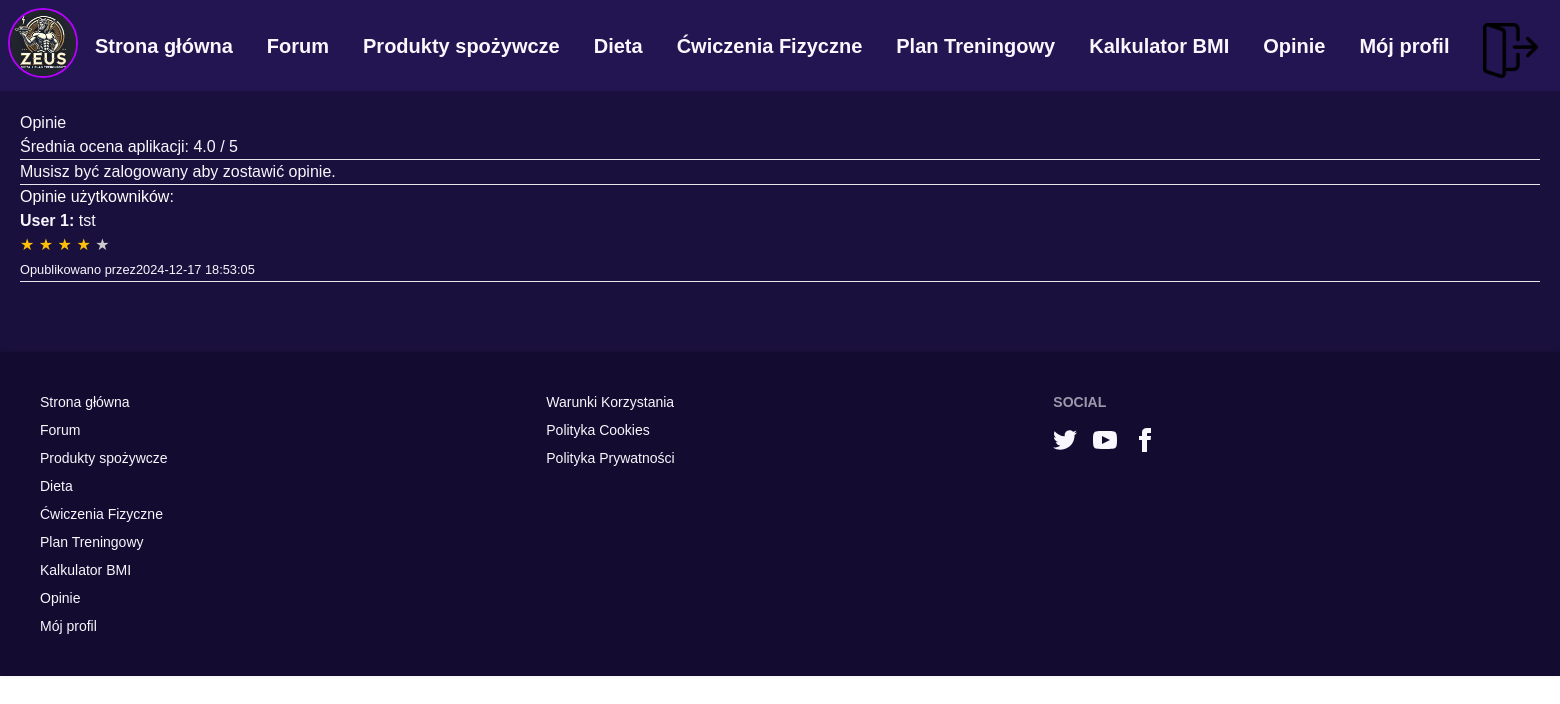
Before: /opinions with the older database file.
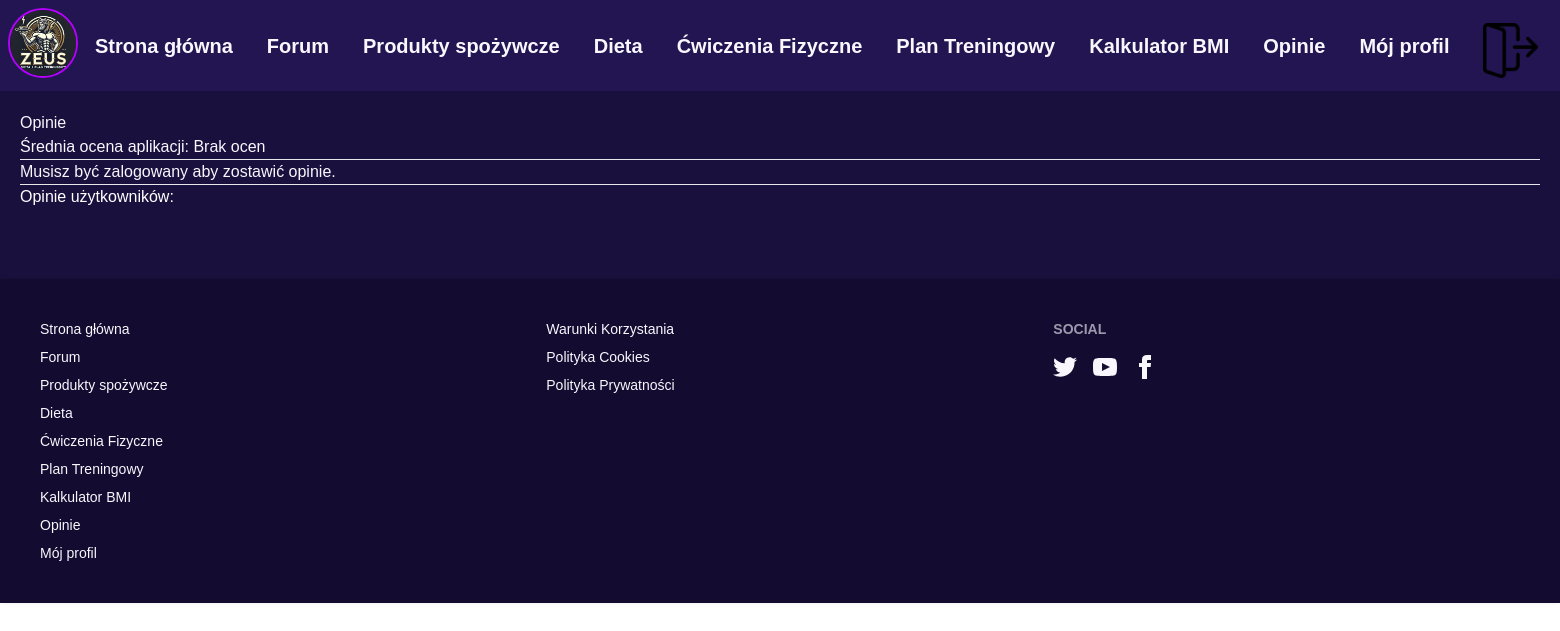
After: the same page with the newer database file.
### models.py (models this page shows)
class Review(db.Model):
    __tablename__ = 'review'
    id = db.Column(db.Integer, primary_key=True)
    user_id = db.Column(db.Integer, db.ForeignKey('user.id'), nullable=False)
    content = db.Column(db.Text, nullable=False)
    rating = db.Column(db.Integer, nullable=False)
    created_at = db.Column(db.DateTime, default=db.func.current_timestamp())

### app.py (the view, shortened to what this page needs)
@app.route('/opinions', methods=['GET', 'POST'])
def opinions():
    reviews = Review.query.order_by(Review.created_at.desc()).all()
    average_rating = db.session.query(func.avg(Review.rating)).scalar()
    average_rating = round(average_rating, 1) if average_rating else None
    return render_template('opinie.html', reviews=reviews, average_rating=average_rating)

### templates/opinie.html (shortened to what this page needs)
{% extends 'base.html' %}
{% block content %}
<h1>Opinie</h1>
<div>
    <h2>Średnia ocena aplikacji:
        {% if average_rating %}
            {{ average_rating }} / 5
        {% else %}
            Brak ocen
        {% endif %}
    </h2>
</div>
<hr>
{% if current_user.is_authenticated %}
<h3>Zostaw opinie o aplikacji</h3>
<form method="POST" action="/opinions">
    <textarea name="content" rows="3" placeholder="Write your opinion here..." required></textarea>
    <div class="rating">
        <input type="radio" id="star5" name="rating" value="5" required>
        <label for="star5" title="5 stars">★</label>
        <input type="radio" id="star4" name="rating" value="4">
        <label for="star4" title="4 stars">★</label>
        <input type="radio" id="star3" name="rating" value="3">
        <label for="star3" title="3 stars">★</label>
        <input type="radio" id="star2" name="rating" value="2">
        <label for="star2" title="2 stars">★</label>
        <input type="radio" id="star1" name="rating" value="1">
        <label for="star1" title="1 star">★</label>
    </div>
    <button type="submit" class="btn glass">Zatwierdzi</button>
</form>
{% else %}
<p>Musisz być <a href="/login">zalogowany</a> aby zostawić opinie.</p>
{% endif %}
<hr>
<h3>Opinie użytkowników:</h3>
{% for review in reviews %}
<div class="review">
    <p><strong>User {{ review.user_id }}:</strong> {{ review.content }}</p>
    <p class="stars">
        {% for i in range(1, 6) %}
            {% if i <= review.rating %}
                <span style="color: #ffc107;">★</span>
            {% else %}
                <span style="color: #ccc;">★</span>
            {% endif %}
        {% endfor %}
    </p>
    <p><small>Opublikowano przez{{ review.created_at }}</small></p>
</div>
<hr>
{% endfor %}
{% endblock %}

### templates/base.html (shortened to what this page needs)
<!DOCTYPE html>
<html lang="en">
<head>
    <link rel="stylesheet" href="/static/style.css">
    <link href="https://cdn.jsdelivr.net/npm/daisyui@4.12.22/dist/full.min.css" rel="stylesheet" type="text/css" />
    <script src="https://cdn.tailwindcss.com"></script>
</head>
    <body data-theme="synthwave">
    <div class="navbar bg-neutral text-neutral-content" data-theme="synthwave">
        <img src="/static/images/logo.webp" alt="logo" class="logo">
        <button class="btn btn-ghost text-xl"><a href="/">Strona główna</a></button>
        <button class="btn btn-ghost text-xl"><a href="/forum">Forum</a></button>
        <button class="btn btn-ghost text-xl"><a href="/products">Produkty spożywcze</a></button>
        <button class="btn btn-ghost text-xl"><a href="/diets">Dieta</a></button>
        <button class="btn btn-ghost text-xl"><a href="/exercises">Ćwiczenia Fizyczne</a></button>
        <button class="btn btn-ghost text-xl"><a href="/plan">Plan Treningowy</a></button>
        <button class="btn btn-ghost text-xl"><a href="/bmi">Kalkulator BMI</a></button>
        <button class="btn btn-ghost text-xl"><a href="/opinions">Opinie</a></button>
        <button class="btn btn-ghost text-xl"><a href="/profile">Mój profil</a></button>
        <button class="btn btn-ghost text-xl"><a href="/logout"><img src="static/images/logout.png" alt="logo" class="logo1"></a></button>
      </div>
    <main>
        {% block content %}{% endblock %}
    </main>
    <footer class="footer bg-base-300 text-base-content p-10">
      <nav>
        <a href="/">Strona główna</a>
        <a href="/forum">Forum</a>
        <a href="/products">Produkty spożywcze</a>
        <a href="/diets">Dieta</a></button>
        <a href="/exercises">Ćwiczenia Fizyczne</a>
        <a href="/plan">Plan Treningowy</a>
        <a href="/bmi">Kalkulator BMI</a>
       <a href="/opinions">Opinie</a>
       <a href="/profile">Mój profil</a>
      </nav>
      <nav>
      <a class="link link-hover" href="/terms-and-conditions">Warunki Korzystania</a>
      <a class="link link-hover" href="{{ url_for('cookie_policy') }}">Polityka Cookies</a>
      <a class="link link-hover" href="{{ url_for('privacy_policy') }}">Polityka Prywatności</a>
      </nav>
      <nav>
        <h6 class="footer-title">Social</h6>
        <div class="grid grid-flow-col gap-4">
          <a>
          </a>
          <a>
          </a>
          <a>
            <svg
              xmlns="http://www.w3.org/2000/svg"
              width="24"
              height="24"
              viewBox="0 0 24 24"
              class="fill-current">
              <path
                d="M9 8h-3v4h3v12h5v-12h3.642l.358-4h-4v-1.667c0-.955.192-1.333 1.115-1.333h2.885v-5h-3.808c-3.596 0-5.192 1.583-5.192 4.615v3.385z"></path>
            </svg>
          </a>
        </div>
      </nav>
    </footer>
</body>
</html>

### static/style.css (style rules this page uses)
body { font-family: Arial, sans-serif; margin: 0; padding: 0; box-sizing: border-box; }
.logo { width: 70px; height: 70px; border-radius: 50%; object-fit: cover; margin-bottom: 5px; border: 2px solid #b400fc; }
.logo1 { width: 55px; height: 55px; object-fit: cover; margin-bottom: 5px; ; }
main { padding: 20px; }
footer { background-color: #f1f1f1; text-align: center; padding: 10px 0; position: relative; z-index: 1; box-shadow: 0 -1px 5px rgba(0, 0, 0, 0.1); margin-top: 50px; }
h3 { margin-top: 20px; font-size: 18px; color: #ffffff; }

Changed rows visible on the page:
removed Review: user_id "1", content "tst", rating 4 (drawn), created_at "2024-12-17 18:53:05"
Other visible differences:
{{ average_rating }}: "4.0" → (not shown)
text no longer shown: "/ 5"
text now shown: "Brak ocen"
